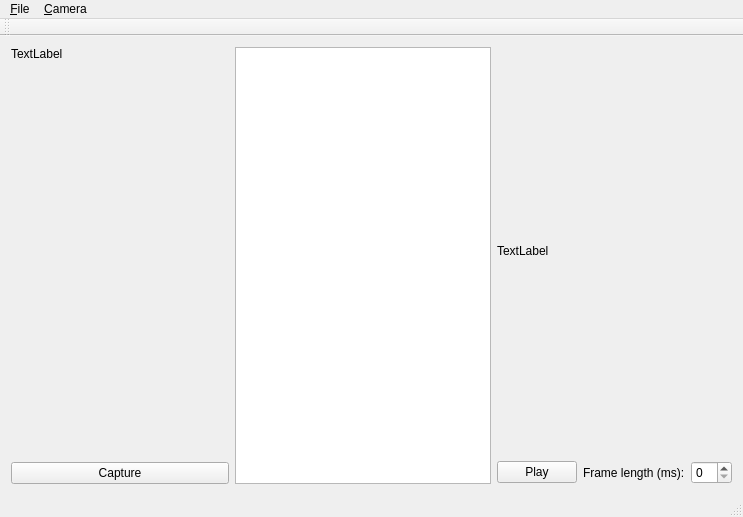
<?xml version="1.0" encoding="UTF-8"?>
<ui version="4.0">
 <class>MainWindow</class>
 <widget class="QMainWindow" name="MainWindow">
  <property name="geometry">
   <rect>
    <x>0</x>
    <y>0</y>
    <width>743</width>
    <height>517</height>
   </rect>
  </property>
  <property name="windowTitle">
   <string>MainWindow</string>
  </property>
  <widget class="QWidget" name="centralWidget">
   <layout class="QHBoxLayout" name="horizontalLayout_2" stretch="1,0,1">
    <item>
     <layout class="QVBoxLayout" name="verticalLayout" stretch="0,1,0">
      <item>
       <widget class="QLabel" name="_workingDirLabel">
        <property name="text">
         <string>TextLabel</string>
        </property>
       </widget>
      </item>
      <item>
       <widget class="QCameraViewfinder" name="_viewfinder" native="true"/>
      </item>
      <item>
       <widget class="QPushButton" name="_captureButton">
        <property name="text">
         <string>Capture</string>
        </property>
        <property name="default">
         <bool>false</bool>
        </property>
       </widget>
      </item>
     </layout>
    </item>
    <item>
     <widget class="QListWidget" name="_imageIconList"/>
    </item>
    <item>
     <layout class="QVBoxLayout" name="verticalLayout_2" stretch="1,0">
      <item>
       <widget class="QLabel" name="_movie">
        <property name="text">
         <string>TextLabel</string>
        </property>
       </widget>
      </item>
      <item>
       <layout class="QHBoxLayout" name="horizontalLayout">
        <item>
         <widget class="QPushButton" name="_play">
          <property name="text">
           <string>Play</string>
          </property>
         </widget>
        </item>
        <item>
         <widget class="QLabel" name="label">
          <property name="text">
           <string>Frame length (ms):</string>
          </property>
         </widget>
        </item>
        <item>
         <widget class="QSpinBox" name="_frameTimeMs"/>
        </item>
       </layout>
      </item>
     </layout>
    </item>
   </layout>
  </widget>
  <widget class="QMenuBar" name="menuBar">
   <property name="geometry">
    <rect>
     <x>0</x>
     <y>0</y>
     <width>743</width>
     <height>22</height>
    </rect>
   </property>
   <widget class="QMenu" name="menuFile">
    <property name="title">
     <string>&amp;File</string>
    </property>
    <addaction name="action_Select_Working_Directory"/>
    <addaction name="actionExit"/>
   </widget>
   <widget class="QMenu" name="menu_Camera">
    <property name="title">
     <string>&amp;Camera</string>
    </property>
    <addaction name="actionSelect_Ca_mera"/>
    <addaction name="action_SelectResolution"/>
   </widget>
   <addaction name="menuFile"/>
   <addaction name="menu_Camera"/>
  </widget>
  <widget class="QToolBar" name="mainToolBar">
   <attribute name="toolBarArea">
    <enum>TopToolBarArea</enum>
   </attribute>
   <attribute name="toolBarBreak">
    <bool>false</bool>
   </attribute>
  </widget>
  <widget class="QStatusBar" name="statusBar"/>
  <action name="actionExit">
   <property name="text">
    <string>&amp;Exit</string>
   </property>
  </action>
  <action name="action_SelectResolution">
   <property name="text">
    <string>&amp;Select resolution</string>
   </property>
  </action>
  <action name="actionSelect_Ca_mera">
   <property name="text">
    <string>Select Ca&amp;mera</string>
   </property>
  </action>
  <action name="action_Select_Working_Directory">
   <property name="text">
    <string>&amp;Select Working Directory</string>
   </property>
  </action>
 </widget>
 <layoutdefault spacing="6" margin="11"/>
 <customwidgets>
  <customwidget>
   <class>QCameraViewfinder</class>
   <extends>QWidget</extends>
   <header>qcameraviewfinder.h</header>
   <container>1</container>
  </customwidget>
 </customwidgets>
 <resources/>
 <connections/>
</ui>
